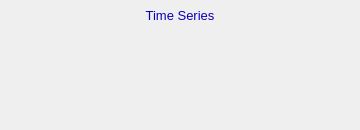
    <widget class="PyDMFrame" name="composite_8">
      <property name="geometry">
        <rect>
          <x>389</x>
          <y>465</y>
          <width>360</width>
          <height>130</height>
        </rect>
      </property>
      <widget class="PyDMDrawingRectangle" name="rectangle_5">
        <property name="geometry">
          <rect>
            <x>120</x>
            <y>5</y>
            <width>120</width>
            <height>21</height>
          </rect>
        </property>
        <property name="brush" stdset="0">
          <brush brushstyle="SolidPattern">
            <color alpha="255">
              <red>218</red>
              <green>218</green>
              <blue>218</blue>
            </color>
          </brush>
        </property>
        <property name="penStyle" stdset="0">
          <enum>Qt::SolidLine</enum>
        </property>
        <property name="penColor" stdset="0">
          <color>
            <red>218</red>
            <green>218</green>
            <blue>218</blue>
          </color>
        </property>
        <property name="penWidth" stdset="0">
          <double>0</double>
        </property>
        <property name="penCapStyle" stdset="0">
          <enum>Qt::FlatCap</enum>
        </property>
        <property name="toolTip">
          <string>rectangle_5</string>
        </property>
      </widget>
      <widget class="PyDMDrawingRectangle" name="rectangle_6">
        <property name="geometry">
          <rect>
            <x>0</x>
            <y>0</y>
            <width>360</width>
            <height>130</height>
          </rect>
        </property>
        <property name="brush" stdset="0">
          <brush brushstyle="NoBrush">
            <color alpha="255">
              <red>0</red>
              <green>0</green>
              <blue>0</blue>
            </color>
          </brush>
        </property>
        <property name="penStyle" stdset="0">
          <enum>Qt::SolidLine</enum>
        </property>
        <property name="penColor" stdset="0">
          <color>
            <red>0</red>
            <green>0</green>
            <blue>0</blue>
          </color>
        </property>
        <property name="penWidth" stdset="0">
          <double>1</double>
        </property>
        <property name="penCapStyle" stdset="0">
          <enum>Qt::FlatCap</enum>
        </property>
        <property name="toolTip">
          <string>rectangle_6</string>
        </property>
      </widget>
      <widget class="QLabel" name="text_11">
        <property name="geometry">
          <rect>
            <x>125</x>
            <y>5</y>
            <width>110</width>
            <height>20</height>
          </rect>
        </property>
        <property name="text">
          <string>Time Series</string>
        </property>
        <property name="font" stdset="0">
          <font>
            <pointsize>10</pointsize>
          </font>
        </property>
        <property name="brush" stdset="0">
          <brush brushstyle="SolidPattern">
            <color alpha="255">
              <red>10</red>
              <green>0</green>
              <blue>184</blue>
            </color>
          </brush>
        </property>
        <property name="toolTip">
          <string>text_11</string>
        </property>
        <property name="alignment">
          <set>Qt::AlignCenter</set>
        </property>
        <property name="styleSheet">
          <string notr="true">QLabel#text_11 {
  color: rgb(10, 0, 184);
  }</string>
        </property>
      </widget>
      <widget class="PyDMFrame" name="composite_9">
        <property name="geometry">
          <rect>
            <x>61</x>
            <y>82</y>
            <width>225</width>
            <height>20</height>
          </rect>
        </property>
        <widget class="QLabel" name="text_12">
          <property name="geometry">
            <rect>
              <x>389</x>
              <y>465</y>
              <width>130</width>
              <height>20</height>
            </rect>
          </property>
          <property name="text">
            <string>Current point</string>
          </property>
          <property name="font" stdset="0">
            <font>
              <pointsize>10</pointsize>
            </font>
          </property>
          <property name="brush" stdset="0">
            <brush brushstyle="SolidPattern">
              <color alpha="255">
                <red>0</red>
                <green>0</green>
                <blue>0</blue>
              </color>
            </brush>
          </property>
          <property name="toolTip">
            <string>text_12</string>
          </property>
          <property name="alignment">
            <set>Qt::AlignRight|Qt::AlignTrailing|Qt::AlignVCenter</set>
          </property>
          <property name="styleSheet">
            <string notr="true">QLabel#text_12 {
  color: rgb(0, 0, 0);
  }</string>
          </property>
        </widget>
        <widget class="PyDMLabel" name="text_update_7">
          <property name="geometry">
            <rect>
              <x>524</x>
              <y>466</y>
              <width>90</width>
              <height>18</height>
            </rect>
          </property>
          <property name="toolTip">
            <string>PV: ${prefix}TSCurrentPoint</string>
          </property>
          <property name="channel" stdset="0">
            <string>ca://${prefix}TSCurrentPoint</string>
          </property>
          <property name="font" stdset="0">
            <font>
              <pointsize>10</pointsize>
            </font>
          </property>
          <property name="alignment">
            <set>Qt::AlignLeading|Qt::AlignLeft|Qt::AlignVCenter</set>
          </property>
          <property name="textInteractionFlags">
            <set>Qt::TextSelectableByKeyboard|Qt::TextSelectableByMouse</set>
          </property>
          <property name="styleSheet">
            <string notr="true">PyDMLabel#text_update_7 {
  color: rgb(10, 0, 184);
  background-color: rgb(187, 187, 187);
  }</string>
          </property>
        </widget>
      </widget>
      <widget class="PyDMFrame" name="composite_10">
        <property name="geometry">
          <rect>
            <x>101</x>
            <y>107</y>
            <width>240</width>
            <height>20</height>
          </rect>
        </property>
        <widget class="PyDMEnumComboBox" name="menu_2">
          <property name="geometry">
            <rect>
              <x>484</x>
              <y>466</y>
              <width>80</width>
              <height>18</height>
            </rect>
          </property>
          <property name="toolTip">
            <string>${prefix}TSRead.SCAN</string>
          </property>
          <property name="channel" stdset="0">
            <string>ca://${prefix}TSRead.SCAN</string>
          </property>
          <property name="font" stdset="0">
            <font>
              <pointsize>10</pointsize>
            </font>
          </property>
          <property name="styleSheet">
            <string notr="true">PyDMEnumComboBox#menu_2 {
  color: rgb(0, 0, 0);
  background-color: rgb(115, 223, 255);
  }</string>
          </property>
        </widget>
        <widget class="PyDMPushButton" name="message_button">
          <property name="geometry">
            <rect>
              <x>569</x>
              <y>465</y>
              <width>60</width>
              <height>20</height>
            </rect>
          </property>
          <property name="text">
            <string>Read</string>
          </property>
          <property name="font" stdset="0">
            <font>
              <pointsize>10</pointsize>
            </font>
          </property>
          <property name="toolTip">
            <string>${prefix}TSControl</string>
          </property>
          <property name="channel" stdset="0">
            <string>ca://${prefix}TSControl</string>
          </property>
          <property name="pressValue" stdset="0">
            <string>3</string>
          </property>
          <property name="styleSheet">
            <string notr="true">PyDMPushButton#message_button {
  color: rgb(0, 0, 0);
  background-color: rgb(115, 223, 255);
  }</string>
          </property>
        </widget>
        <widget class="QLabel" name="text_13">
          <property name="geometry">
            <rect>
              <x>389</x>
              <y>465</y>
              <width>90</width>
              <height>20</height>
            </rect>
          </property>
          <property name="text">
            <string>Read rate</string>
          </property>
          <property name="font" stdset="0">
            <font>
              <pointsize>10</pointsize>
            </font>
          </property>
          <property name="brush" stdset="0">
            <brush brushstyle="SolidPattern">
              <color alpha="255">
                <red>0</red>
                <green>0</green>
                <blue>0</blue>
              </color>
            </brush>
          </property>
          <property name="toolTip">
            <string>text_13</string>
          </property>
          <property name="alignment">
            <set>Qt::AlignLeading|Qt::AlignLeft|Qt::AlignVCenter</set>
          </property>
          <property name="styleSheet">
            <string notr="true">QLabel#text_13 {
  color: rgb(0, 0, 0);
  }</string>
          </property>
        </widget>
      </widget>
      <widget class="PyDMFrame" name="composite_11">
        <property name="geometry">
          <rect>
            <x>23</x>
            <y>32</y>
            <width>315</width>
            <height>20</height>
          </rect>
        </property>
        <widget class="PyDMPushButton" name="message_button_1">
          <property name="geometry">
            <rect>
              <x>389</x>
              <y>465</y>
              <width>90</width>
              <height>20</height>
            </rect>
          </property>
          <property name="text">
            <string>Erase/Start</string>
          </property>
          <property name="font" stdset="0">
            <font>
              <pointsize>10</pointsize>
            </font>
          </property>
          <property name="toolTip">
            <string>${prefix}TSControl</string>
          </property>
          <property name="channel" stdset="0">
            <string>ca://${prefix}TSControl</string>
          </property>
          <property name="pressValue" stdset="0">
            <string>0</string>
          </property>
          <property name="styleSheet">
            <string notr="true">PyDMPushButton#message_button_1 {
  color: rgb(0, 0, 0);
  background-color: rgb(115, 223, 255);
  }</string>
          </property>
        </widget>
        <widget class="PyDMPushButton" name="message_button_2">
          <property name="geometry">
            <rect>
              <x>484</x>
              <y>465</y>
              <width>60</width>
              <height>20</height>
            </rect>
          </property>
          <property name="text">
            <string>Stop</string>
          </property>
          <property name="font" stdset="0">
            <font>
              <pointsize>10</pointsize>
            </font>
          </property>
          <property name="toolTip">
            <string>${prefix}TSControl</string>
          </property>
          <property name="channel" stdset="0">
            <string>ca://${prefix}TSControl</string>
          </property>
          <property name="pressValue" stdset="0">
            <string>2</string>
          </property>
          <property name="styleSheet">
            <string notr="true">PyDMPushButton#message_button_2 {
  color: rgb(0, 0, 0);
  background-color: rgb(115, 223, 255);
  }</string>
          </property>
        </widget>
        <widget class="PyDMPushButton" name="message_button_3">
          <property name="geometry">
            <rect>
              <x>549</x>
              <y>465</y>
              <width>60</width>
              <height>20</height>
            </rect>
          </property>
          <property name="text">
            <string>Start</string>
          </property>
          <property name="font" stdset="0">
            <font>
              <pointsize>10</pointsize>
            </font>
          </property>
          <property name="toolTip">
            <string>${prefix}TSControl</string>
          </property>
          <property name="channel" stdset="0">
            <string>ca://${prefix}TSControl</string>
          </property>
          <property name="pressValue" stdset="0">
            <string>1</string>
          </property>
          <property name="styleSheet">
            <string notr="true">PyDMPushButton#message_button_3 {
  color: rgb(0, 0, 0);
  background-color: rgb(115, 223, 255);
  }</string>
          </property>
        </widget>
        <widget class="PyDMLabel" name="text_update_8">
          <property name="geometry">
            <rect>
              <x>614</x>
              <y>466</y>
              <width>90</width>
              <height>18</height>
            </rect>
          </property>
          <property name="toolTip">
            <string>PV: ${prefix}TSAcquiring</string>
          </property>
          <property name="channel" stdset="0">
            <string>ca://${prefix}TSAcquiring</string>
          </property>
          <property name="font" stdset="0">
            <font>
              <pointsize>10</pointsize>
            </font>
          </property>
          <property name="alignment">
            <set>Qt::AlignLeading|Qt::AlignLeft|Qt::AlignVCenter</set>
          </property>
          <property name="textInteractionFlags">
            <set>Qt::TextSelectableByKeyboard|Qt::TextSelectableByMouse</set>
          </property>
          <property name="styleSheet">
            <string notr="true">PyDMLabel#text_update_8 {
  color: rgb(10, 0, 184);
  background-color: rgb(70, 70, 70);
  }</string>
          </property>
        </widget>
      </widget>
      <widget class="PyDMFrame" name="composite_12">
        <property name="geometry">
          <rect>
            <x>31</x>
            <y>57</y>
            <width>225</width>
            <height>20</height>
          </rect>
        </property>
        <widget class="PyDMLineEdit" name="text_entry_3">
          <property name="geometry">
            <rect>
              <x>554</x>
              <y>466</y>
              <width>60</width>
              <height>19</height>
            </rect>
          </property>
          <property name="channel" stdset="0">
            <string>ca://${prefix}TSNumPoints</string>
          </property>
          <property name="toolTip">
            <string>${prefix}TSNumPoints</string>
          </property>
          <property name="font" stdset="0">
            <font>
              <pointsize>10</pointsize>
            </font>
          </property>
          <property name="styleSheet">
            <string notr="true">PyDMLineEdit#text_entry_3 {
  color: rgb(0, 0, 0);
  background-color: rgb(115, 223, 255);
  border: 1px solid black;
  margin: 0px;
  padding: 0px;
  spacing: 0px;
  }</string>
          </property>
        </widget>
        <widget class="QLabel" name="text_14">
          <property name="geometry">
            <rect>
              <x>389</x>
              <y>465</y>
              <width>160</width>
              <height>20</height>
            </rect>
          </property>
          <property name="text">
            <string>Number of points</string>
          </property>
          <property name="font" stdset="0">
            <font>
              <pointsize>10</pointsize>
            </font>
          </property>
          <property name="brush" stdset="0">
            <brush brushstyle="SolidPattern">
              <color alpha="255">
                <red>0</red>
                <green>0</green>
                <blue>0</blue>
              </color>
            </brush>
          </property>
          <property name="toolTip">
            <string>text_14</string>
          </property>
          <property name="alignment">
            <set>Qt::AlignRight|Qt::AlignTrailing|Qt::AlignVCenter</set>
          </property>
          <property name="styleSheet">
            <string notr="true">QLabel#text_14 {
  color: rgb(0, 0, 0);
  }</string>
          </property>
        </widget>
      </widget>
    </widget>
